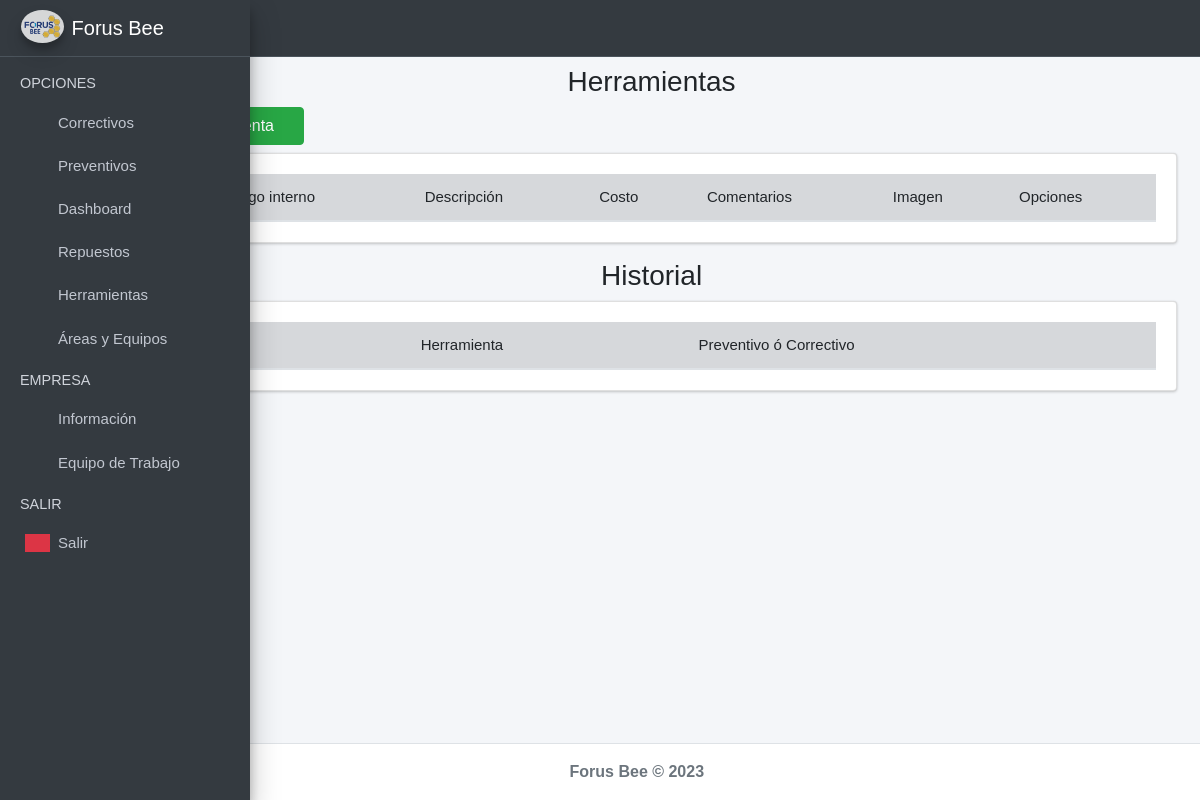
The app's page /herramientas/ (signed in), older data.
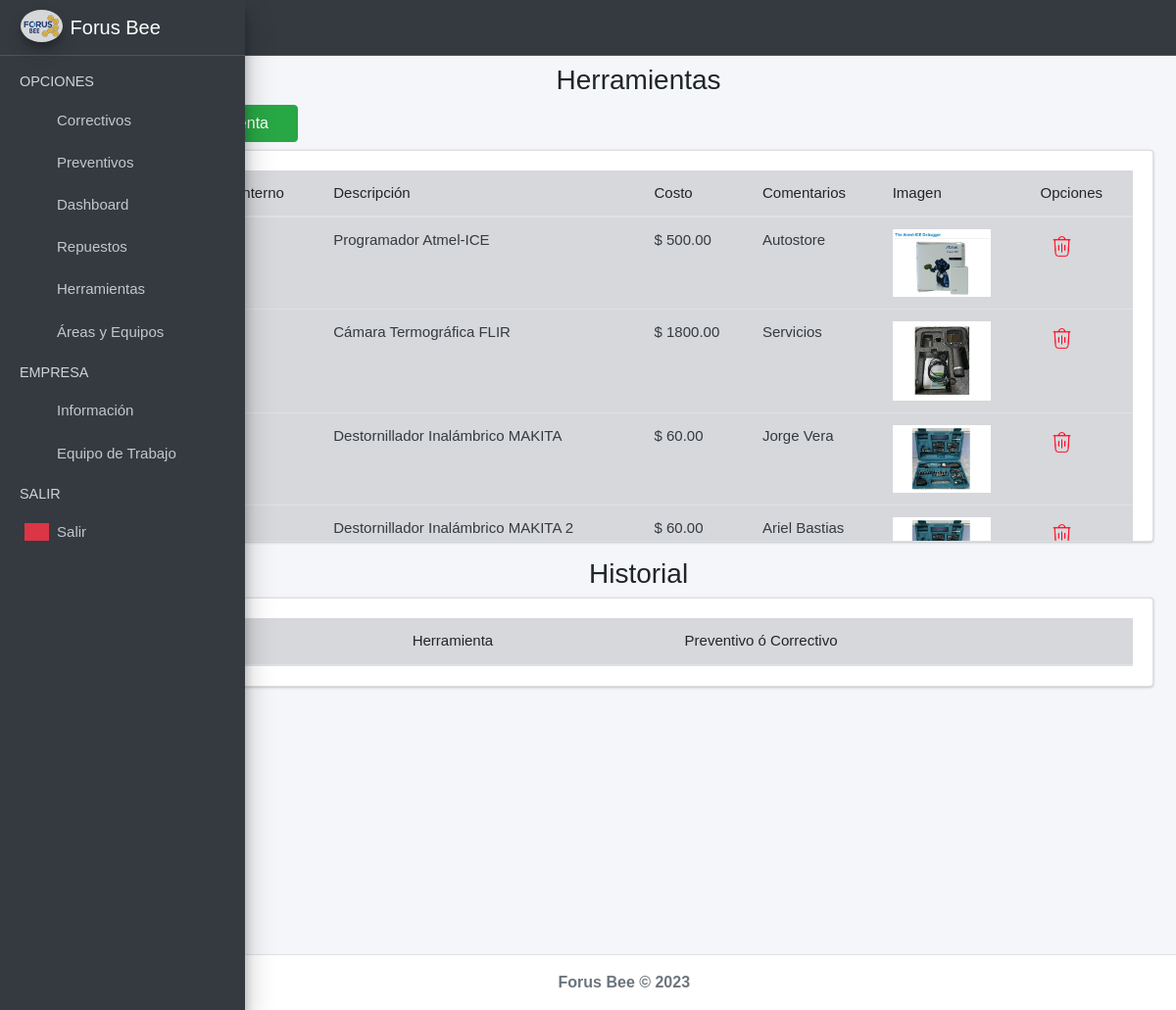
The same page, newer data.
### index/models.py (models this page shows, shortened)
class Herramienta (models.Model):
    codigo = models.CharField(max_length=255, unique=True, null=True, blank = True)
    descripcion =  models.CharField(max_length=255, unique=True, null=False)
    imagen = models.ImageField(upload_to='herramientas', null=True, blank=True)
    costo = models.DecimalField(max_digits=15, decimal_places=2, null=False)
    comentarios = models.TextField(null=True, blank=True)
    created = models.DateTimeField(auto_now_add=True)
    updated = models.DateTimeField(auto_now_add=True)
    class Meta:
        verbose_name='herramienta'
        verbose_name_plural = 'herramientas'

### index/views.py (the view)
# urls.py: path('herramientas/', views.herramientas_view, name='Herramientas'),
@login_required(login_url='Login')
def herramientas_view(request):
    form_producto = HerramientaForm()
    productos = Herramienta.objects.all()
    num_productos = len(productos)
    historial = HistorialHerramienta.objects.all()
    context = {
        'form_producto': form_producto,
        'productos': productos,
        'num_productos': num_productos,
        'historial': historial
    }
    return render(request, 'herramientas.html', context)

### index/templates/herramientas.html (shortened to what this page needs)
{% extends "base.html" %}
{% load static %}
{% load widget_tweaks %}
{% block content %}
<link rel="stylesheet" href="{% static 'index/css/b4.css' %}">
<div class="row">
    <div class="col-md-12 mt-2">
        <h3 class="text-center"><i class="text-secondary nav-icon fas fa-tools"></i> Herramientas </h3>
        <div class="col-md-3 pb-2">
            <a href="#AgregarProductoModal" data-toggle="modal" data-dismiss="modal">
                <button type="button" class="btn btn-success">
                    <i class="fas fa-plus-circle"></i>
                </button>
            </a>
        </div>
        <div class="card card-body" style="overflow:scroll; max-height: 400px;">
            <table class="table table-hover table-secondary" id="myTable">
                <thead>
                    <tr>
                        <th># ID</th>
                        <th>Código interno</th>
                        <th>Descripción</th>
                        <th>Costo</th>
                        <th>Comentarios</th>
                        <th>Imagen</th>
                        <th>Opciones</th>
                    </tr>
                </thead>
                <tbody class="text-dark">
                    {% for i in productos %}
                    <tr>
                        <td>{{i.id}}</td>
                        <td>{{i.codigo}}</td>
                        <td>{{i.descripcion}}</td>
                        <td>$ {{i.costo}}</td>
                        <td> {{i.comentarios}}</td>
                        {% if i.imagen %}
                        <td><img width="100" src="{{i.imagen.url}}" alt="producto-{{i.id}}"></td>
                        {% else %}
                        <td></td>
                        {% endif %}
                        <td>
                            <button onclick="eliminarProducto('{{i.id}}')" class="btn btn-dark-outline btn-sm"
                                data-toggle="modal" href="#EliminarProductoModal"><img
                                    src="{% static 'index/img/delete.png' %}" alt="Error" width="25"></button>
                        </td>
                    </tr>
                    {% endfor %}
                </tbody>
            </table>
        </div>
    </div>
</div>
<div class="row">
    <div class="col-md-12">
        <h3 class="text-center"><i class=" text-secondary nav-icon fas fa-tools"></i> Historial </h3>
        <div class="card card-body" style="overflow:scroll; max-height: 400px;">
            <table class="table table-hover table-secondary" id="table3">
                <thead>
                    <tr>
                        <th>Fecha y hora</th>
                        <th>Herramienta</th>
                        <th>Preventivo ó Correctivo</th>
                    </tr>
                </thead>
            </table>
        </div>
    </div>
</div>
{% endblock %}

### index/templates/base.html (shortened to what this page needs)
{% load static %}
<!DOCTYPE html>
<html lang="en">
<head>
  <link rel="stylesheet" href="{% static 'lib/adminlite/plugins/fontawesome-free/css/all.min.css' %}">
  <link rel="stylesheet"
    href="{% static 'lib/adminlite/plugins/tempusdominus-bootstrap-4/css/tempusdominus-bootstrap-4.min.css' %}">
  <link rel="stylesheet" href="{% static 'lib/adminlite/plugins/icheck-bootstrap/icheck-bootstrap.min.css' %}">
  <link rel="stylesheet" href="{% static 'lib/adminlite/plugins/jqvmap/jqvmap.min.css' %}">
  <link rel="stylesheet" href="{% static 'lib/adminlite/css/adminlte.min.css' %}">
  <link rel="stylesheet" href="{% static 'lib/adminlite/plugins/overlayScrollbars/css/OverlayScrollbars.min.css' %}">
  <link rel="stylesheet" href="{% static 'lib/adminlite/plugins/daterangepicker/daterangepicker.css' %}">
  <link rel="stylesheet" href="{% static 'lib/adminlite/plugins/summernote/summernote-bs4.min.css' %}">
  <link rel="stylesheet" href="{% static 'index/css/main.css' %}">
  <link rel="stylesheet" type="text/css" href="{% static 'index/DataTables/datatables.min.css' %}">
  <link rel="stylesheet" type="text/css"
    href="{% static 'index/DataTables/Buttons-2.0.1/css/buttons.dataTables.min.css' %}">
  <link rel="stylesheet" href="{% static 'jquery-ui/jquery-ui.min.css' %}">
</head>
<body class="hold-transition sidebar-mini layout-fixed sidebar-closed sidebar-collapse">
  <div class="wrapper">
    <nav class="main-header navbar navbar-expand navbar-dark navbar-dark">
      <ul class="navbar-nav">
        <li class="nav-item">
          <a class="nav-link" data-widget="pushmenu" href="#" role="button"></a>
        </li>
      </ul>
      <ul class="navbar-nav ml-auto">
        <li class="nav-item">
          <a class="nav-link" data-widget="fullscreen" href="#" role="button">
            <i class="fas fa-expand-arrows-alt"></i>
          </a>
        </li>
      </ul>
    </nav>
    <aside class="main-sidebar sidebar-dark-primary elevation-4">
      <a href="{% url 'Index' %}" class="brand-link">
        <img src="{% static 'index/img/logo.png' %}" alt="Logo" class="brand-image img-circle elevation-3 bg-white"
          style="opacity: .8">
        <span class="brand-text font-weight-light">Forus Bee</span>
      </a>
      <div class="sidebar">
        <nav class="mt-2">
          <ul class="nav nav-pills nav-sidebar flex-column" data-widget="treeview" role="menu" data-accordion="false">
            <li class="nav-header">OPCIONES</li>
            <li class="nav-item">
              <a href="{% url 'Index' %}" class="nav-link">
                <i class="nav-icon fas fa-tachometer-alt"></i>
                <p>
                  Correctivos
                </p>
              </a>
            </li>
            <li class="nav-item">
              <a href="#" class="nav-link">
                <i class="nav-icon fas fa-calendar-alt"></i>
                <p>
                  Preventivos
                  <i class="fas fa-angle-left right"></i>
                </p>
              </a>
            </li>
            <li class="nav-item">
              <a href="{% url 'Dashboard' %}" class="nav-link">
                <i class="nav-icon fas fa-chart-line"></i>
                <p>Dashboard</p>
              </a>
            </li>
            <li class="nav-item">
              <a href="{% url 'Product' %}" class="nav-link">
                <i class="nav-icon fas fa-boxes"></i>
                <p>
                  Repuestos
                </p>
              </a>
            </li>
            <li class="nav-item">
              <a href="{% url 'Herramientas' %}" class="nav-link">
                <i class="nav-icon fas fa-tools"></i>
                <p>
                  Herramientas
                </p>
              </a>
            </li>
            <li class="nav-item">
              <a href="{% url 'Equipos' %}" class="nav-link">
                <i class="nav-icon fas fa-industry"></i>
                <p>
                  Áreas y Equipos
                </p>
              </a>
            </li>
            <li class="nav-header">EMPRESA</li>
            <li class="nav-item">
              <a href="{% url 'Empresa' %}" class="nav-link">
                <i class=" nav-icon fas fa-globe"></i>
                <p>Información</p>
              </a>
            </li>
            <li class="nav-item">
              <a href="{% url 'Personal' %}" class="nav-link">
                <i class="nav-icon fas fa-users-cog"></i>
                <p>Equipo de Trabajo</p>
              </a>
            </li>
            <li class="nav-header">SALIR</li>
            <li class="nav-item">
              <a href="{% url 'Logout' %}" class="nav-link">
                <i class="nav-icon fas fa-sign-out-alt bg-danger"></i>
                <p>Salir</p>
              </a>
            </li>
          </ul>
        </nav>
      </div>
    </aside>
    <div class="content-wrapper">
      <section class="content">
        <div class="container-fluid">
          {% block content %}
          {% endblock %}
        </div>
      </section>
    </div>
    <footer class="main-footer text-center text-secondary">
        <strong> Forus Bee &copy; 2023
        </strong>
    </footer>
  </div>
</body>
</html>

### index/static/index/css/main.css (style rules this page uses)
p , input[type=text] , input[type=date], input[type=number], input[type=password] { font-weight: 100; font-size: 15px; }
table, th, td { font-weight: 100; font-size:15px; }
body { font-family: Arial, Helvetica, sans-serif !important; background: #fff url('../img/robo1.jpg'); background-size: cover; background-position: center; background-attachment: fixed; background-repeat: no-repeat; background-blend-mode: hard-light; }

Row changes from the older to the newer data that the page shows:
added Herramienta: descripcion "Programador Atmel-ICE", costo "500.00", comentarios "Autostore", imagen (picture)
added Herramienta: descripcion "Cámara Termográfica FLIR", costo "1800.00", comentarios "Servicios", imagen (picture)
added Herramienta: descripcion "Destornillador Inalámbrico MAKITA", costo "60.00", comentarios "Jorge Vera", imagen (picture)
added Herramienta: descripcion "Destornillador Inalámbrico MAKITA 2", costo "60.00", comentarios "Ariel Bastias", imagen (picture)
